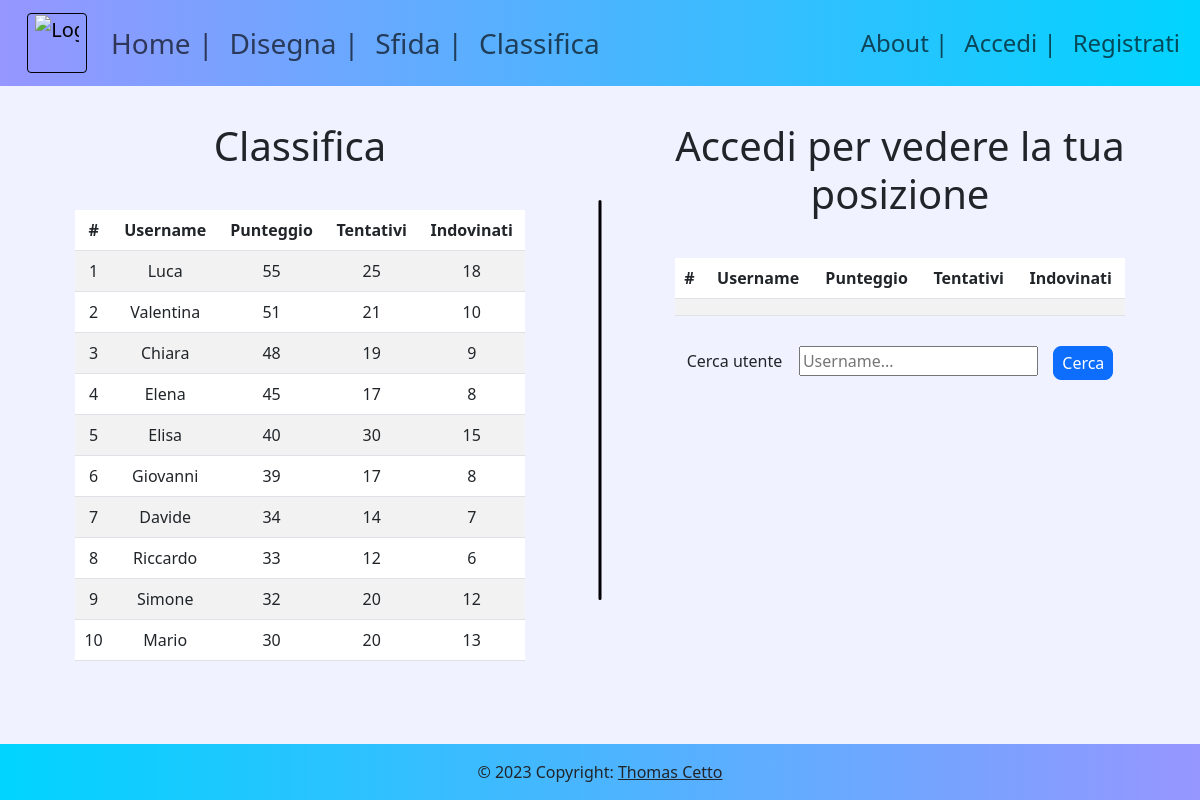
The page /pages/users.php on the database its author committed.
### tables this page shows
CREATE TABLE account
(
    username VARCHAR(20) PRIMARY KEY,
    pw       VARCHAR(40) NOT NULL,
    email    VARCHAR(30) NOT NULL,
    stats    VARCHAR(20) NOT NULL,
    FOREIGN KEY (stats) REFERENCES accountStats (username)
        ON DELETE CASCADE
        ON UPDATE CASCADE

);

CREATE TABLE accountStats
(
    username VARCHAR(20) PRIMARY KEY,
    score INT NOT NULL DEFAULT 0,
    tries   INT NOT NULL DEFAULT 0,
    guessed INT NOT NULL DEFAULT 0
);

### scripts/userFunctions.php (the view, shortened to what this page needs)
<?php
function getLeaderboard($db_conn, $howMany)
{
    $query = "
        SELECT ROW_NUMBER() OVER (ORDER BY s.score DESC) AS pos,
           a.username,
           s.score,
           s.tries,
           s.guessed
        FROM account AS a, accountStats AS s
        WHERE a.stats = s.username
        ORDER BY s.score DESC LIMIT 0, $howMany;
";
    try {
        return mysqli_query($db_conn, $query);
    } catch (Exception $e) {
        echo "Errore in getLeaderboard() " . $e->getMessage();
    }
    return null;
}
    ?>
    <?php
function printLeaderboard($db_conn, $howMany)
{
    ?>
    <table class="table table-striped tab mx-auto" id="gridLeft">
        <thead>
        <tr>
            <th>#</th>
            <th>Username</th>
            <th>Punteggio</th>
            <th>Tentativi</th>
            <th>Indovinati</th>
        </tr>
        </thead>
        <tbody>
        <?php
        $result = getLeaderboard($db_conn, $howMany);
        while ($row = $result->fetch_assoc()) {
            ?>
            <tr>
                <td><?php echo $row["pos"]; ?></td>
                <td><?php echo $row["username"]; ?></td>
                <td><?php echo $row["score"]; ?></td>
                <td><?php echo $row["tries"]; ?></td>
                <td><?php echo $row["guessed"]; ?></td>
            </tr>
            <?php
        }
        ?>
        </tbody>
    </table>
    <?php
}

### pages/users.php (shortened to what this page needs)
<?php
include "../scripts/db_connection.php";
include "../scripts/userFunctions.php";
$timestamp = time();
?>
    <!DOCTYPE html>
    <html lang="en">
    <head>
        <link href="https://cdn.jsdelivr.net/npm/bootstrap@5.3.0-alpha3/dist/css/bootstrap.min.css" rel="stylesheet"
>
        <link rel="stylesheet" href="/css/style.css?v=<?php echo $timestamp; ?>">
        <link rel="stylesheet" href="/css/users.css?v=<?php echo $timestamp; ?>">
    </head>
    <body>
    <?php
    include "../components/navbar.php";
    ?>
    <div id="pageContent">
        <div class="col-md-6" id="left-container">
            <h1>Classifica</h1>
            <?php printLeaderboard($db_conn, 10); ?>
        </div>
        <div class="vertical-line"></div>
        <?php
        $hasSearched = isset($_POST["username"]);
        $isLogged = isset($_SESSION["username"]);
        ?>
        <div class="col-md-6" id="right-container">
            <h1><?php echo $hasSearched ? "Risultato" : ($isLogged ? "Tu" : "Accedi per vedere la tua posizione") ?></h1>
            <table class="table table-striped tab mx-auto" id="gridRight">
                <thead>
                    <tr>
                        <th>#</th>
                        <th>Username</th>
                        <th>Punteggio</th>
                        <th>Tentativi</th>
                        <th>Indovinati</th>
                    </tr>
                </thead>
                <tbody>
                    <tr>
                        <?php
                        $nameToSearchFor = $hasSearched ? htmlspecialchars($_POST["username"]) :
                            ($isLogged ? $_SESSION["username"] : "");
                        $row = getUserFromLeaderboard($db_conn, $nameToSearchFor)
                        ?>
                        <td><?php echo $row["pos"];?></td>
                        <td><?php echo $row["username"];?></td>
                        <td><?php echo $row["score"];?></td>
                        <td><?php echo $row["tries"];?></td>
                        <td><?php echo $row["guessed"];?></td>
                    </tr>
                </tbody>
            </table>
            <div id="search-container">
                <form action="#" method="POST">
                    <label>
                        Cerca utente&nbsp&nbsp&nbsp
                        <input type="text" placeholder="Username..." name="username">
                    </label>
                    <button type="submit" id="searchButton" class="btn btn-primary border border-primary rounded-3 px-2 py-1">Cerca</button>
                </form>
            </div>
        </div>
    </div>
    <?php
    include "../components/footer.php";
    ?>
    </body>
    </html>

### components/navbar.php (shortened to what this page needs)
<nav class="navbar navbar-bg  navbar-expand-lg bg-body-tertiary sticky-top">
    <div class="container-fluid">
        <a class="navbar-brand" href="/index.php">
            <div id="logoContainer">
                <img src="/img/logo.png" alt="Logo" class="logo d-inline-block align-text-top">
            </div>
        </a>
        <div class="navbar-collapse collapse" id="navbarSupportedContent" style="">
            <ul class="navbar-nav me-auto mb-2 mb-lg-0">
                <li class="nav-item">
                    <a class="fs-3 nav-link" aria-current="page" href="/index.php">Home | </a>
                </li>
                <li class="nav-item">
                    <a class="fs-3 nav-link" href="/pages/draw.php">Disegna | </a>
                </li>
                <li class="nav-item">
                    <a class="fs-3 nav-link" href="/pages/guess.php">Sfida | </a>
                </li>
                <li class="nav-item">
                    <a class="fs-3 nav-link" href="/pages/users.php">Classifica </a>
                </li>
            </ul>
            <ul class="navbar-nav ms-auto mb-2 mb-lg-0">
                <li class="nav-item">
                    <a class="fs-4 nav-link" href="/pages/about.php">About | </a>
                </li>
                <?php
                if (isset($_SESSION["username"])) {
                    if ($_SESSION["username"] == "admin") {
                        ?>
                        <li class="nav-item">
                            <a class="fs-4 nav-link" href="/pages/administrator.php">Area amministratore | </a>
                        </li>
                        <?php
                    }
                    ?>
                    <li class="nav-item">
                        <a class="fs-4 nav-link" href="/pages/profile.php"><?php echo $_SESSION["username"]; ?></a>
                    </li>
                    <?php
                } else {
                    ?>
                    <li class="nav-item">
                        <a class="fs-4 nav-link" href="/pages/login.php">Accedi | </a>
                    </li>
                    <li class="nav-item">
                        <a class="fs-4 nav-link" href="/pages/register.php">Registrati</a>
                    </li>
                    <?php
                }
                ?>
            </ul>
        </div>
    </div>
</nav>

### components/footer.php (shortened to what this page needs)
<footer id="foot" class="footer footer-bg">
    <div class="text-center p-3">
    © 2023 Copyright:
    <a class="text-dark" href="https://github.com/ThomasCetto">Thomas Cetto</a>
    </div>
</footer>

### css/style.css (style rules this page uses)
html { height: 100%; }
body { min-height: 100%; display: flex; flex-direction: column; }
body { background-color: #f0f3ff; }

### css/users.css (style rules this page uses)
#pageContent { width: 100%; height: 100%; display: flex; }
.tab { overflow:hidden; width: 75%; margin: 0 auto; }
th, td { text-align: center; }
#left-container { text-align: center; margin-top: 3%; }
#right-container { text-align: center; margin-top: 3%; }
#search-container { text-align: center; margin: 30px 20px 20px; }
h1 { margin-bottom: 40px; }
.vertical-line { position: absolute; left: 50%; width: 3px; top: 25%; background-color: black; border-radius: 2px; transform: translateX(-50%); z-index: 9999; height: 50%; }
#searchButton { margin-left: 2%; }

### components/navbar.php (style rules this page uses)
.navbar-bg { background: rgb(150, 150, 255); background: linear-gradient(90deg, rgba(150, 150, 255, 1) 0%, rgba(0, 212, 255, 1) 100%); }
.logo { width: 75%; height: 90%; }
#logoContainer { width: 60px; height: 60px; margin-left: 15px; border: 1px solid black; border-radius: 4px; text-align: center; }

### components/footer.php (style rules this page uses)
#foot { margin-top: auto; }
.footer-bg { background: rgb(150,150,255); background: linear-gradient(270deg, rgba(150,150,255,1) 0%, rgba(0,212,255,1) 100%); }

### rows shown on the page
account: pos "1", username "Luca", stats.score "55", stats.tries "25", stats.guessed "18"
account: pos "2", username "Valentina", stats.score "51", stats.tries "21", stats.guessed "10"
account: pos "3", username "Chiara", stats.score "48", stats.tries "19", stats.guessed "9"
account: pos "4", username "Elena", stats.score "45", stats.tries "17", stats.guessed "8"
account: pos "5", username "Elisa", stats.score "40", stats.tries "30", stats.guessed "15"
account: pos "6", username "Giovanni", stats.score "39", stats.tries "17", stats.guessed "8"
account: pos "7", username "Davide", stats.score "34", stats.tries "14", stats.guessed "7"
account: pos "8", username "Riccardo", stats.score "33", stats.tries "12", stats.guessed "6"
account: pos "9", username "Simone", stats.score "32", stats.tries "20", stats.guessed "12"
account: pos "10", username "Mario", stats.score "30", stats.tries "20", stats.guessed "13"
